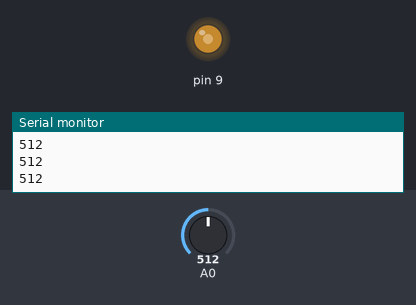
Bench run of a sketch on a simulated Arduino Uno, built with avr-gcc and run on an emulated ATmega328P. Shown: output pins drawn as LEDs (lit = HIGH), the last lines printed to the serial monitor. Inputs (shaded band) come from the test bench; at power-on: A0 = 512.

Above: at 1.2 s.
1.3 s: A0 set to 716
At 1.8 s:
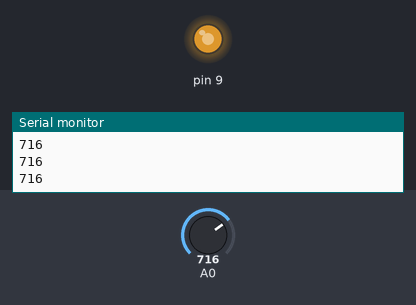
2.8 s: A0 set to 900
At 4.0 s:
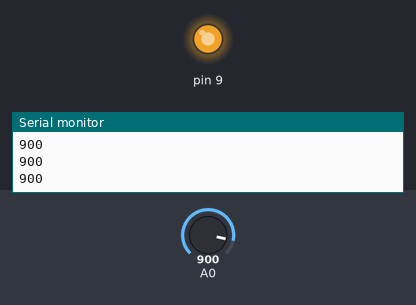
4.3 s: A0 set to 122
At 5.3 s:
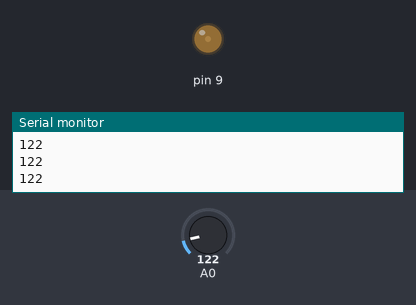
5.8 s: A0 set to 0
At 6.5 s:
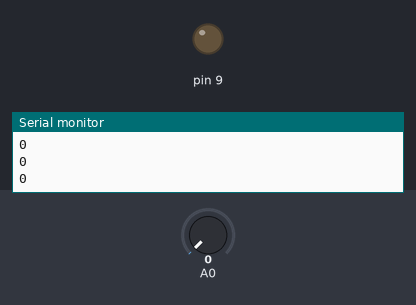
7.3 s: A0 set to 511
At 7.6 s:
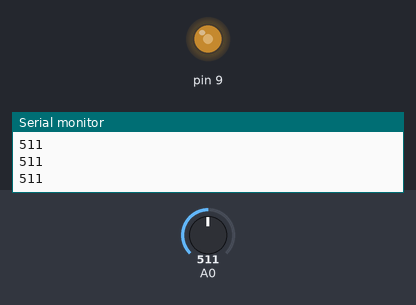
Timing chart, 0 to 9.8 s (numbered marks = the images above; inputs shaded):
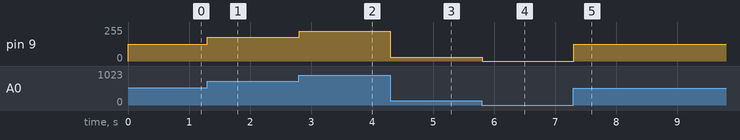

Measured:
- after the input at 1.3 s, pin 9: 127/255 → 178/255 at once
- after the input at 2.8 s, pin 9: 178/255 → 224/255 at once
- after the input at 4.3 s, pin 9: 224/255 → 30/255 at once
- after the input at 5.8 s, pin 9: 30/255 → 0/255 at once
- after the input at 7.3 s, pin 9: 0/255 → 127/255 at once

The sketch:

006_ldr_sensor_luz.ino
```cpp
void setup() {
  Serial.begin(9600);
  pinMode(9, OUTPUT);
}

void loop() {
  Serial.println( analogRead(A0));
  analogWrite(9, map(analogRead(A0), 0, 1023, 0, 255));
}
```
